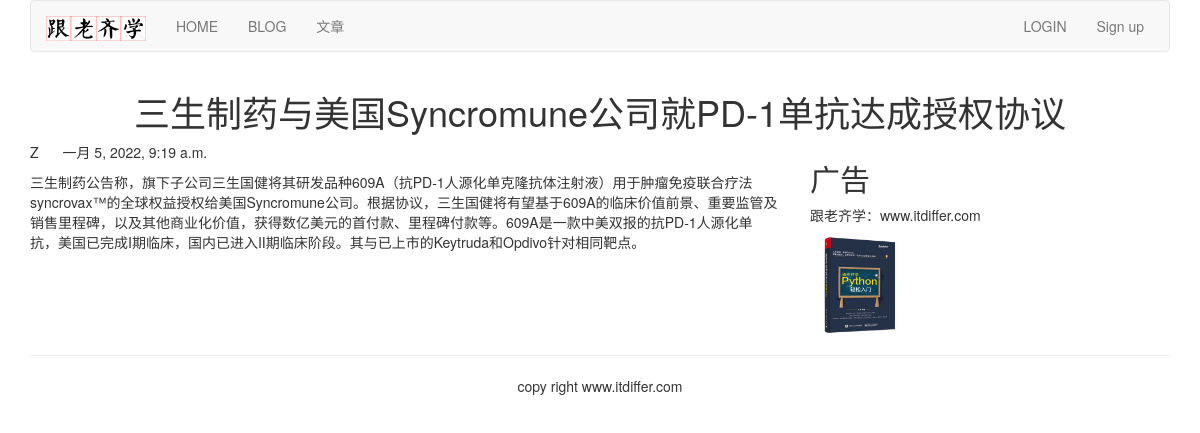
Page /blog/3/ on the committed database.
### blog/models.py (models this page shows, shortened)
class BlogArticles(models.Model):
    title = models.CharField(max_length=300)
    author = models.ForeignKey(User, on_delete=models.CASCADE, related_name='blog_posts')
    body = models.TextField()
    publish = models.DateTimeField(default=timezone.now)
    class Meta:  # 主要目的是给上级类添加一些功能，或者指定一些标准
        ordering = ('-publish',)

### blog/views.py (the view)
# urls.py: path('<int:article_id>/', views.blog_article, name='blog_article'),  # 将title.html得到的文章Id传给blog_article函数，从而获得相应点击超链接的文章内容
def blog_article(request, article_id):
    article = get_object_or_404(BlogArticles, id=article_id)
    pub = article.publish
    return render(request, 'blog/content.html', {'article': article, 'publish': pub})

### templates/blog/content.html (shortened to what this page needs)
{% extends "base.html" %}
{% block content %}
{% load static %}
<div class="row text-center vertical-middle-sm">
    <h1>{{ article.title }}</h1>
</div>
<div class="row">
    <div class="col-xs-12 col-md-8">
        <p class="text-centre"><span>{{ article.author.username }}
        </span><span style="margin-left:20px">{{ publish }}</span>
        </p>
        <div>{{ article.body }}</div>
    </div>
    <div class="col-xs-6 col-md-4">
        <h2>广告</h2>
        <p>跟老齐学：www.itdiffer.com</p>
        <img src="{% static '/images/book.jpg' %}" width="100px">
    </div>
</div>
{% endblock %}

### rows in the picture
BlogArticles: title "三生制药与美国Syncromune公司就PD-1单抗达成授权协议", author.username "Z", publish "一月 5, 2022, 9:19 a.m.", body "三生制药公告称，旗下子公司三生国健将其研发品种609A（抗PD-1人源化单克隆抗体注射液）用于肿瘤免疫联合疗法syncrovax™的全球权益授权给美国Syncromune公司。根据协议，三生国健将有望基于609A的临床价值前景、重要监管及销售里程碑，以及其他商业化价值，获得数亿美元的首付款、里程碑付款等。609A是一款中美双报的抗PD-1人源化单抗，美国已完成I期临床，国内已进入II期临床阶段。其与已上市的Keytruda和Opdivo针对相同靶点。"
